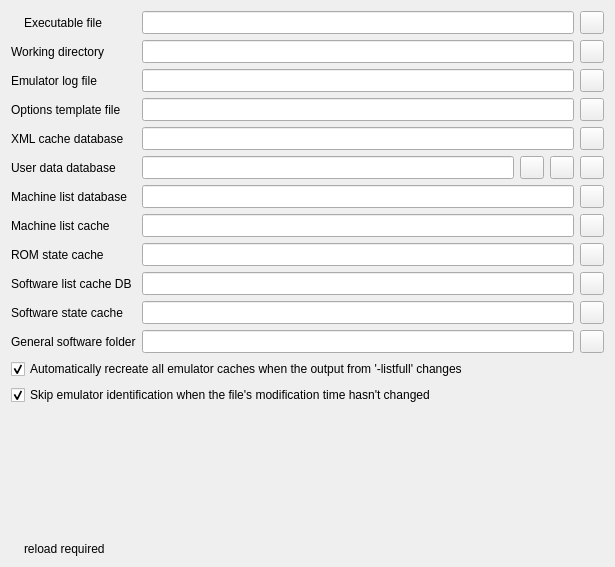
             <widget class="QWidget" name="scrollAreaWidgetContents_7">
              <property name="geometry">
               <rect>
                <x>0</x>
                <y>0</y>
                <width>615</width>
                <height>567</height>
               </rect>
              </property>
              <layout class="QGridLayout" name="gridLayout_23">
               <item row="0" column="0">
                <layout class="QGridLayout" name="gridLayout_24">
                 <item row="0" column="0">
                  <layout class="QHBoxLayout" name="layout18">
                   <item>
                    <widget class="QLabel" name="labelExecutableFilePic">
                     <property name="sizePolicy">
                      <sizepolicy hsizetype="Fixed" vsizetype="Fixed">
                       <horstretch>0</horstretch>
                       <verstretch>0</verstretch>
                      </sizepolicy>
                     </property>
                     <property name="text">
                      <string/>
                     </property>
                     <property name="pixmap">
                      <pixmap resource="qmc2.qrc">:/data/img/reload_small.png</pixmap>
                     </property>
                     <property name="scaledContents">
                      <bool>true</bool>
                     </property>
                    </widget>
                   </item>
                   <item>
                    <widget class="QLabel" name="labelExecutableFile">
                     <property name="text">
                      <string>Executable file</string>
                     </property>
                    </widget>
                   </item>
                  </layout>
                 </item>
                 <item row="0" column="4">
                  <widget class="QToolButton" name="toolButtonBrowseExecutableFile">
                   <property name="sizePolicy">
                    <sizepolicy hsizetype="Fixed" vsizetype="Minimum">
                     <horstretch>0</horstretch>
                     <verstretch>0</verstretch>
                    </sizepolicy>
                   </property>
                   <property name="toolTip">
                    <string>Browse emulator executable file</string>
                   </property>
                   <property name="icon">
                    <iconset resource="qmc2.qrc">
                     <normaloff>:/data/img/fileopen.png</normaloff>:/data/img/fileopen.png</iconset>
                   </property>
                  </widget>
                 </item>
                 <item row="2" column="0">
                  <widget class="QLabel" name="labelEmulatorLogFile">
                   <property name="text">
                    <string>Emulator log file</string>
                   </property>
                  </widget>
                 </item>
                 <item row="2" column="4">
                  <widget class="QToolButton" name="toolButtonBrowseEmulatorLogFile">
                   <property name="sizePolicy">
                    <sizepolicy hsizetype="Fixed" vsizetype="Minimum">
                     <horstretch>0</horstretch>
                     <verstretch>0</verstretch>
                    </sizepolicy>
                   </property>
                   <property name="toolTip">
                    <string>Browse emulator log file</string>
                   </property>
                   <property name="icon">
                    <iconset resource="qmc2.qrc">
                     <normaloff>:/data/img/fileopen.png</normaloff>:/data/img/fileopen.png</iconset>
                   </property>
                  </widget>
                 </item>
                 <item row="3" column="0">
                  <widget class="QLabel" name="labelOptionsTemplateFile">
                   <property name="text">
                    <string>Options template file</string>
                   </property>
                  </widget>
                 </item>
                 <item row="3" column="4">
                  <widget class="QToolButton" name="toolButtonBrowseOptionsTemplateFile">
                   <property name="sizePolicy">
                    <sizepolicy hsizetype="Fixed" vsizetype="Minimum">
                     <horstretch>0</horstretch>
                     <verstretch>0</verstretch>
                    </sizepolicy>
                   </property>
                   <property name="toolTip">
                    <string>Browse options template file</string>
                   </property>
                   <property name="icon">
                    <iconset resource="qmc2.qrc">
                     <normaloff>:/data/img/fileopen.png</normaloff>:/data/img/fileopen.png</iconset>
                   </property>
                  </widget>
                 </item>
                 <item row="7" column="0">
                  <widget class="QLabel" name="labelMachineListCacheFile">
                   <property name="text">
                    <string>Machine list cache</string>
                   </property>
                  </widget>
                 </item>
                 <item row="14" column="0" colspan="5">
                  <spacer name="spacer11">
                   <property name="orientation">
                    <enum>Qt::Vertical</enum>
                   </property>
                   <property name="sizeHint" stdset="0">
                    <size>
                     <width>20</width>
                     <height>20</height>
                    </size>
                   </property>
                  </spacer>
                 </item>
                 <item row="7" column="4">
                  <widget class="QToolButton" name="toolButtonBrowseMachineListCacheFile">
                   <property name="sizePolicy">
                    <sizepolicy hsizetype="Fixed" vsizetype="Minimum">
                     <horstretch>0</horstretch>
                     <verstretch>0</verstretch>
                    </sizepolicy>
                   </property>
                   <property name="toolTip">
                    <string>Browse machine list cache file</string>
                   </property>
                   <property name="icon">
                    <iconset resource="qmc2.qrc">
                     <normaloff>:/data/img/fileopen.png</normaloff>:/data/img/fileopen.png</iconset>
                   </property>
                  </widget>
                 </item>
                 <item row="8" column="0">
                  <widget class="QLabel" name="labelROMStateCacheFile">
                   <property name="text">
                    <string>ROM state cache</string>
                   </property>
                  </widget>
                 </item>
                 <item row="8" column="4">
                  <widget class="QToolButton" name="toolButtonBrowseROMStateCacheFile">
                   <property name="sizePolicy">
                    <sizepolicy hsizetype="Fixed" vsizetype="Minimum">
                     <horstretch>0</horstretch>
                     <verstretch>0</verstretch>
                    </sizepolicy>
                   </property>
                   <property name="toolTip">
                    <string>Browse ROM state cache file</string>
                   </property>
                   <property name="icon">
                    <iconset resource="qmc2.qrc">
                     <normaloff>:/data/img/fileopen.png</normaloff>:/data/img/fileopen.png</iconset>
                   </property>
                  </widget>
                 </item>
                 <item row="16" column="0" colspan="5">
                  <layout class="QHBoxLayout" name="layout17">
                   <item>
                    <widget class="QLabel" name="labelLegend4Pic">
                     <property name="sizePolicy">
                      <sizepolicy hsizetype="Fixed" vsizetype="Fixed">
                       <horstretch>0</horstretch>
                       <verstretch>0</verstretch>
                      </sizepolicy>
                     </property>
                     <property name="toolTip">
                      <string>Option requires a reload of the machine list to take effect</string>
                     </property>
                     <property name="text">
                      <string/>
                     </property>
                     <property name="pixmap">
                      <pixmap resource="qmc2.qrc">:/data/img/reload_small.png</pixmap>
                     </property>
                     <property name="scaledContents">
                      <bool>true</bool>
                     </property>
                    </widget>
                   </item>
                   <item>
                    <widget class="QLabel" name="labelLegendEmulatorFilesAndDirectories">
                     <property name="toolTip">
                      <string>Option requires a reload of the machine list to take effect</string>
                     </property>
                     <property name="text">
                      <string>reload required</string>
                     </property>
                    </widget>
                   </item>
                  </layout>
                 </item>
                 <item row="9" column="0">
                  <widget class="QLabel" name="labelSoftwareListCacheDb">
                   <property name="text">
                    <string>Software list cache DB</string>
                   </property>
                  </widget>
                 </item>
                 <item row="9" column="4">
                  <widget class="QToolButton" name="toolButtonBrowseSoftwareListCacheDb">
                   <property name="sizePolicy">
                    <sizepolicy hsizetype="Fixed" vsizetype="Minimum">
                     <horstretch>0</horstretch>
                     <verstretch>0</verstretch>
                    </sizepolicy>
                   </property>
                   <property name="toolTip">
                    <string>Browse software list cache database file</string>
                   </property>
                   <property name="icon">
                    <iconset resource="qmc2.qrc">
                     <normaloff>:/data/img/fileopen.png</normaloff>:/data/img/fileopen.png</iconset>
                   </property>
                  </widget>
                 </item>
                 <item row="11" column="0">
                  <widget class="QLabel" name="labelGeneralSoftwareFolder">
                   <property name="text">
                    <string>General software folder</string>
                   </property>
                  </widget>
                 </item>
                 <item row="11" column="4">
                  <widget class="QToolButton" name="toolButtonBrowseGeneralSoftwareFolder">
                   <property name="sizePolicy">
                    <sizepolicy hsizetype="Fixed" vsizetype="Minimum">
                     <horstretch>0</horstretch>
                     <verstretch>0</verstretch>
                    </sizepolicy>
                   </property>
                   <property name="toolTip">
                    <string>Browse general software folder</string>
                   </property>
                   <property name="icon">
                    <iconset resource="qmc2.qrc">
                     <normaloff>:/data/img/fileopen.png</normaloff>:/data/img/fileopen.png</iconset>
                   </property>
                  </widget>
                 </item>
                 <item row="1" column="0">
                  <widget class="QLabel" name="labelWorkingDirectory">
                   <property name="text">
                    <string>Working directory</string>
                   </property>
                  </widget>
                 </item>
                 <item row="1" column="4">
                  <widget class="QToolButton" name="toolButtonBrowseWorkingDirectory">
                   <property name="sizePolicy">
                    <sizepolicy hsizetype="Fixed" vsizetype="Minimum">
                     <horstretch>0</horstretch>
                     <verstretch>0</verstretch>
                    </sizepolicy>
                   </property>
                   <property name="toolTip">
                    <string>Browse working directory</string>
                   </property>
                   <property name="icon">
                    <iconset resource="qmc2.qrc">
                     <normaloff>:/data/img/fileopen.png</normaloff>:/data/img/fileopen.png</iconset>
                   </property>
                  </widget>
                 </item>
                 <item row="10" column="0">
                  <widget class="QLabel" name="labelSoftwareStateCache">
                   <property name="text">
                    <string>Software state cache</string>
                   </property>
                  </widget>
                 </item>
                 <item row="10" column="4">
                  <widget class="QToolButton" name="toolButtonBrowseSoftwareStateCache">
                   <property name="sizePolicy">
                    <sizepolicy hsizetype="Fixed" vsizetype="Minimum">
                     <horstretch>0</horstretch>
                     <verstretch>0</verstretch>
                    </sizepolicy>
                   </property>
                   <property name="toolTip">
                    <string>Browse software state cache directory</string>
                   </property>
                   <property name="icon">
                    <iconset resource="qmc2.qrc">
                     <normaloff>:/data/img/fileopen.png</normaloff>:/data/img/fileopen.png</iconset>
                   </property>
                  </widget>
                 </item>
                 <item row="4" column="0">
                  <widget class="QLabel" name="labelXmlCacheDatabase">
                   <property name="text">
                    <string>XML cache database</string>
                   </property>
                  </widget>
                 </item>
                 <item row="4" column="4">
                  <widget class="QToolButton" name="toolButtonBrowseXmlCacheDatabase">
                   <property name="sizePolicy">
                    <sizepolicy hsizetype="Fixed" vsizetype="Minimum">
                     <horstretch>0</horstretch>
                     <verstretch>0</verstretch>
                    </sizepolicy>
                   </property>
                   <property name="toolTip">
                    <string>Browse XML cache database file</string>
                   </property>
                   <property name="icon">
                    <iconset resource="qmc2.qrc">
                     <normaloff>:/data/img/fileopen.png</normaloff>:/data/img/fileopen.png</iconset>
                   </property>
                  </widget>
                 </item>
                 <item row="5" column="0">
                  <widget class="QLabel" name="labelUserDataDatabase">
                   <property name="text">
                    <string>User data database</string>
                   </property>
                  </widget>
                 </item>
                 <item row="5" column="1">
                  <widget class="QLineEdit" name="lineEditUserDataDatabase">
                   <property name="sizePolicy">
                    <sizepolicy hsizetype="Expanding" vsizetype="Minimum">
                     <horstretch>0</horstretch>
                     <verstretch>0</verstretch>
                    </sizepolicy>
                   </property>
                   <property name="toolTip">
                    <string>Database file for storing/retrieving user data (write)</string>
                   </property>
                  </widget>
                 </item>
                 <item row="5" column="4">
                  <widget class="QToolButton" name="toolButtonBrowseUserDataDatabase">
                   <property name="sizePolicy">
                    <sizepolicy hsizetype="Fixed" vsizetype="Minimum">
                     <horstretch>0</horstretch>
                     <verstretch>0</verstretch>
                    </sizepolicy>
                   </property>
                   <property name="toolTip">
                    <string>Browse user data database file</string>
                   </property>
                   <property name="icon">
                    <iconset resource="qmc2.qrc">
                     <normaloff>:/data/img/fileopen.png</normaloff>:/data/img/fileopen.png</iconset>
                   </property>
                  </widget>
                 </item>
                 <item row="5" column="2">
                  <widget class="QToolButton" name="toolButtonClearUserDataDatabase">
                   <property name="sizePolicy">
                    <sizepolicy hsizetype="Fixed" vsizetype="Minimum">
                     <horstretch>0</horstretch>
                     <verstretch>0</verstretch>
                    </sizepolicy>
                   </property>
                   <property name="toolTip">
                    <string>Recreate user data database (removes &lt;b&gt;all&lt;/b&gt; entries)</string>
                   </property>
                   <property name="icon">
                    <iconset resource="qmc2.qrc">
                     <normaloff>:/data/img/reset.png</normaloff>:/data/img/reset.png</iconset>
                   </property>
                  </widget>
                 </item>
                 <item row="5" column="3">
                  <widget class="QToolButton" name="toolButtonCleanupUserDataDatabase">
                   <property name="sizePolicy">
                    <sizepolicy hsizetype="Fixed" vsizetype="Minimum">
                     <horstretch>0</horstretch>
                     <verstretch>0</verstretch>
                    </sizepolicy>
                   </property>
                   <property name="toolTip">
                    <string>Clean up user data database (removes obsolete entries)</string>
                   </property>
                   <property name="icon">
                    <iconset resource="qmc2.qrc">
                     <normaloff>:/data/img/broom.png</normaloff>:/data/img/broom.png</iconset>
                   </property>
                  </widget>
                 </item>
                 <item row="7" column="1" colspan="3">
                  <widget class="QLineEdit" name="lineEditMachineListCacheFile">
                   <property name="sizePolicy">
                    <sizepolicy hsizetype="Expanding" vsizetype="Minimum">
                     <horstretch>0</horstretch>
                     <verstretch>0</verstretch>
                    </sizepolicy>
                   </property>
                   <property name="toolTip">
                    <string>Machine list cache file (write)</string>
                   </property>
                  </widget>
                 </item>
                 <item row="4" column="1" colspan="3">
                  <widget class="QLineEdit" name="lineEditXmlCacheDatabase">
                   <property name="sizePolicy">
                    <sizepolicy hsizetype="Expanding" vsizetype="Minimum">
                     <horstretch>0</horstretch>
                     <verstretch>0</verstretch>
                    </sizepolicy>
                   </property>
                   <property name="toolTip">
                    <string>Database file for caching the output from -listxml (write)</string>
                   </property>
                  </widget>
                 </item>
                 <item row="3" column="1" colspan="3">
                  <widget class="QLineEdit" name="lineEditOptionsTemplateFile">
                   <property name="sizePolicy">
                    <sizepolicy hsizetype="Expanding" vsizetype="Minimum">
                     <horstretch>0</horstretch>
                     <verstretch>0</verstretch>
                    </sizepolicy>
                   </property>
                   <property name="toolTip">
                    <string>Options template file (read)</string>
                   </property>
                  </widget>
                 </item>
                 <item row="2" column="1" colspan="3">
                  <widget class="QLineEdit" name="lineEditEmulatorLogFile">
                   <property name="sizePolicy">
                    <sizepolicy hsizetype="Expanding" vsizetype="Minimum">
                     <horstretch>0</horstretch>
                     <verstretch>0</verstretch>
                    </sizepolicy>
                   </property>
                   <property name="toolTip">
                    <string>Emulator log file (write)</string>
                   </property>
                  </widget>
                 </item>
                 <item row="1" column="1" colspan="3">
                  <widget class="QLineEdit" name="lineEditWorkingDirectory">
                   <property name="sizePolicy">
                    <sizepolicy hsizetype="Expanding" vsizetype="Minimum">
                     <horstretch>0</horstretch>
                     <verstretch>0</verstretch>
                    </sizepolicy>
                   </property>
                   <property name="toolTip">
                    <string>Working directory that's used when the emulator is executed (if empty, QMC2's current working directory is used)</string>
                   </property>
                  </widget>
                 </item>
                 <item row="0" column="1" colspan="3">
                  <widget class="QLineEdit" name="lineEditExecutableFile">
                   <property name="sizePolicy">
                    <sizepolicy hsizetype="Expanding" vsizetype="Minimum">
                     <horstretch>0</horstretch>
                     <verstretch>0</verstretch>
                    </sizepolicy>
                   </property>
                   <property name="toolTip">
                    <string>Emulator executable file (read and execute)</string>
                   </property>
                  </widget>
                 </item>
                 <item row="8" column="1" colspan="3">
                  <widget class="QLineEdit" name="lineEditROMStateCacheFile">
                   <property name="sizePolicy">
                    <sizepolicy hsizetype="Expanding" vsizetype="Minimum">
                     <horstretch>0</horstretch>
                     <verstretch>0</verstretch>
                    </sizepolicy>
                   </property>
                   <property name="toolTip">
                    <string>ROM state cache file (write)</string>
                   </property>
                  </widget>
                 </item>
                 <item row="9" column="1" colspan="3">
                  <widget class="QLineEdit" name="lineEditSoftwareListCacheDb">
                   <property name="sizePolicy">
                    <sizepolicy hsizetype="Expanding" vsizetype="Minimum">
                     <horstretch>0</horstretch>
                     <verstretch>0</verstretch>
                    </sizepolicy>
                   </property>
                   <property name="toolTip">
                    <string>Database file for caching the ouput from -listsoftware (write)</string>
                   </property>
                  </widget>
                 </item>
                 <item row="10" column="1" colspan="3">
                  <widget class="QLineEdit" name="lineEditSoftwareStateCache">
                   <property name="sizePolicy">
                    <sizepolicy hsizetype="Expanding" vsizetype="Minimum">
                     <horstretch>0</horstretch>
                     <verstretch>0</verstretch>
                    </sizepolicy>
                   </property>
                   <property name="toolTip">
                    <string>Directory used to store individual state cache files for each software-list (write)</string>
                   </property>
                  </widget>
                 </item>
                 <item row="11" column="1" colspan="3">
                  <widget class="QLineEdit" name="lineEditGeneralSoftwareFolder">
                   <property name="sizePolicy">
                    <sizepolicy hsizetype="Expanding" vsizetype="Minimum">
                     <horstretch>0</horstretch>
                     <verstretch>0</verstretch>
                    </sizepolicy>
                   </property>
                   <property name="toolTip">
                    <string>Directory used as the default software folder for the MESS device configurator (if a sub-folder named as the current machine exists, that folder will be selected instead)</string>
                   </property>
                  </widget>
                 </item>
                 <item row="12" column="0" colspan="5">
                  <widget class="QCheckBox" name="checkBoxAutoClearEmuCaches">
                   <property name="toolTip">
                    <string>Automatically recreate all emulator caches when the output from '-listfull' changes</string>
                   </property>
                   <property name="statusTip">
                    <string>Automatically recreate all emulator caches when the output from '-listfull' changes</string>
                   </property>
                   <property name="text">
                    <string>Automatically recreate all emulator caches when the output from '-listfull' changes</string>
                   </property>
                   <property name="checked">
                    <bool>true</bool>
                   </property>
                  </widget>
                 </item>
                 <item row="13" column="0" colspan="5">
                  <widget class="QCheckBox" name="checkBoxSkipEmuIdent">
                   <property name="toolTip">
                    <string>Skip emulator identification when the file's modification time hasn't changed</string>
                   </property>
                   <property name="statusTip">
                    <string>Skip emulator identification when the file's modification time hasn't changed</string>
                   </property>
                   <property name="text">
                    <string>Skip emulator identification when the file's modification time hasn't changed</string>
                   </property>
                   <property name="checked">
                    <bool>true</bool>
                   </property>
                  </widget>
                 </item>
                 <item row="6" column="0">
                  <widget class="QLabel" name="labelMachineListDatabase">
                   <property name="text">
                    <string>Machine list database</string>
                   </property>
                  </widget>
                 </item>
                 <item row="6" column="1" colspan="3">
                  <widget class="QLineEdit" name="lineEditMachineListDatabase">
                   <property name="sizePolicy">
                    <sizepolicy hsizetype="Expanding" vsizetype="Minimum">
                     <horstretch>0</horstretch>
                     <verstretch>0</verstretch>
                    </sizepolicy>
                   </property>
                   <property name="toolTip">
                    <string>Machine list database file (write)</string>
                   </property>
                   <property name="text">
                    <string/>
                   </property>
                  </widget>
                 </item>
                 <item row="6" column="4">
                  <widget class="QToolButton" name="toolButtonBrowseMachineListDatabase">
                   <property name="sizePolicy">
                    <sizepolicy hsizetype="Fixed" vsizetype="Minimum">
                     <horstretch>0</horstretch>
                     <verstretch>0</verstretch>
                    </sizepolicy>
                   </property>
                   <property name="toolTip">
                    <string>Browse machine list database file</string>
                   </property>
                   <property name="icon">
                    <iconset resource="qmc2.qrc">
                     <normaloff>:/data/img/fileopen.png</normaloff>:/data/img/fileopen.png</iconset>
                   </property>
                  </widget>
                 </item>
                </layout>
               </item>
              </layout>
             </widget>
